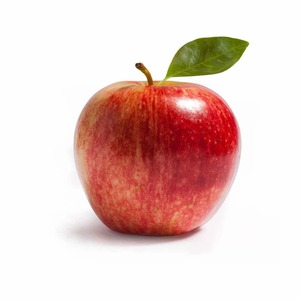
#> input picture compressed/a2.jpg, 300 x 300 px, found by its file name
$ jupyter execute Bayes_training_vectorized.ipynb   (shell and % lines are left out)
#> lines starting #> are read from the running program, lines starting #| are printed output that depends on the picture
[cell 1]
import numpy as np
import cv2
import matplotlib.pyplot as plt
import os

[cell 2]
class NB:

  def __init__(self,image ,imageTrain):
    self.__train__(image,imageTrain)

  def show_pic(self,img,name):
      fig = plt.figure(figsize=(12,10))
      ax = fig.add_subplot(111)
      ax.imshow(img)
      plt.title(name)

  def load_image(self,imagePath):
#> called with imagePath = 'normal size/a2.jpg'
    return cv2.cvtColor(cv2.imread(imagePath) , cv2.COLOR_BGR2RGB)

  def __train__(self,image , imageTrain):
    image = self.load_image(image)
    self.show_pic(image,'image')

    imageTrain = self.load_image(imageTrain)
#> call 2 of load_image, with imagePath = 'normal size/a2t.jpg'
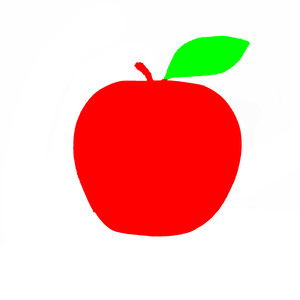
#> input picture compressed/a2t.jpg, 300 x 300 px, found by its file name
    self.show_pic(imageTrain,'training apple')

    imgSize = image.shape[1] * image.shape[0]
#> imgSize = 90000

    threashold = 230
    threashold2 = 125

    backImg = image[np.min(imageTrain,axis = 2)>=threashold]
    appleImg = image[np.where((imageTrain[:,:,0]>=threashold) & (imageTrain[:,:,1]<threashold2 )& (imageTrain[:,:,2]<threashold2))]
    leafImg = image[np.where((imageTrain[:,:,1]>=threashold) & (imageTrain[:,:,0]<threashold2 )& (imageTrain[:,:,2]<threashold2))]
#> leafImg = 2485 rows, first 8: [243, 249, 205], [232, 238, 192], [220, 228, 181], [213, 221, 172], [216, 224, 175], [208, 216, 167], [198, 208, 156], [191, 201, 149]
    # stickImg = image[np.where((imageTrain[:,:,2]>=threashold) & (imageTrain[:,:,0]<threashold2 )& (imageTrain[:,:,1]<threashold2))]


    self.back_m = np.mean(backImg,axis = 0)
#> self.back_m = [252, 251.3, 251.2]
    self.apple_m = np.mean(appleImg,axis = 0)
#> self.apple_m = [185.9, 74.4, 64.82]
    self.leaf_m = np.mean(leafImg,axis = 0)
#> self.leaf_m = [107.9, 120.1, 36.92]
    # self.stick_m =np.mean(stickImg,axis = 0)

    self.apple_seg = np.var(appleImg,axis = 0)
#> self.apple_seg = [1189.8, 2623.1, 2189.3]
    self.leaf_seg = np.var(leafImg,axis = 0)
#> self.leaf_seg = [910.1, 840.7, 1618]
    self.back_seg = np.var(backImg,axis = 0)
#> self.back_seg = [129.7, 235, 227.7]
    # self.stick_seg = np.var(stickImg,axis = 0)

    self.applePrior = appleImg.shape[0]/ imgSize
#> self.applePrior = 0.243
    self.leafPrior = leafImg.shape[0]/ imgSize
#> self.leafPrior = 0.0276
    self.backPrior = backImg.shape[0]/imgSize
#> self.backPrior = 0.725
    # self.stickPrior = stickCount /imgSize

  def P(self,h , m , seg):
    return np.multiply.reduce(np.divide(np.exp(np.divide(np.square(h-m),-2*seg)),np.sqrt(2*3.14*seg)))

  def test(self,image):
#> called with image = 'normal size/a2.jpg'
    image = self.load_image(image)
    self.show_pic(image,'apple')

    appleImg = np.zeros(image.shape, dtype = np.uint8)
    leafImg = np.zeros(image.shape, dtype = np.uint8)
    backgroundImg = np.zeros(image.shape, dtype = np.uint8)

    for i in range(image.shape[0]):
      for j in range(image.shape[1]):

          papple = self.applePrior * self.P(image[i][j] , self.apple_m , self.apple_seg)
          pleaf = self.leafPrior * self.P(image[i][j] , self.leaf_m , self.leaf_seg)
          pback = self.backPrior * self.P(image[i][j] , self.back_m , self.back_seg)
          # [7 lines of commented-out code are left out]
          if pleaf > max(papple ,pback):
              #leafImg[i][j][1] = 255
              leafImg[i][j] = image[i][j]
          elif papple > max(pleaf ,pback):
              appleImg[i][j] = image[i][j]
          else:
              backgroundImg[i][j] = image[i][j]
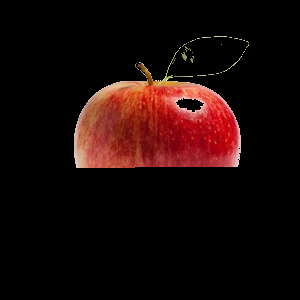
#> appleImg: shape (300, 300, 3); mean R, G, B 25.8, 9.4, 7.8
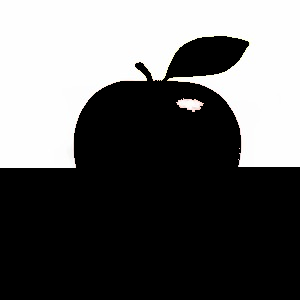
#> backgroundImg: shape (300, 300, 3); mean R, G, B 98.7, 98.6, 98.5
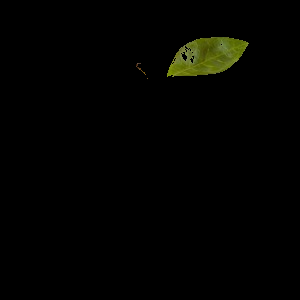
#> leafImg: shape (300, 300, 3); mean R, G, B 2.5, 2.8, 0.6

    self.show_pic(leafImg,'leaf')
    self.show_pic(appleImg,'apple')
    self.show_pic(backgroundImg,'background')
    # self.show_pic(stickImg,'stick')
